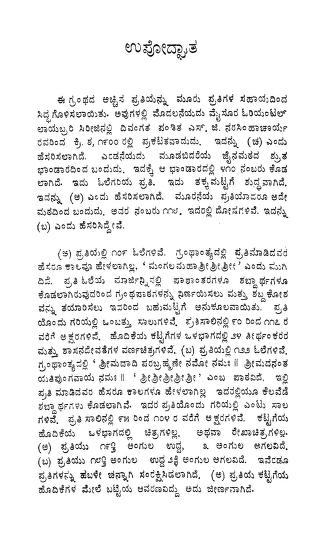
#> input picture uploads/02c1e1fa-75ab-4f1a-a761-d5e8dd7c79c7_Aadipuraana_-_K_G_Kundanakar_0017.jpg, 323 x 533 px
$ python -i kannada_image_preprocessor.py   (imports and definitions only)
#> lines starting #> are read from the running program, lines starting #| are printed output that depends on the picture; after the words box and inside, x2 and y2 are one past the last pixel; in counts of white or black regions, pixels touching at a corner belong together
#> further down, picture is the input picture: shape (533, 323, 3); min 0, max 255, mean 235.7
"""
Advanced Kannada-specific image preprocessing for OCR optimization.

This module provides aggressive preprocessing specifically tuned for historical Kannada magazines
with faded scans, skewed pages, ink bleed-through, and legacy fonts. The preprocessing pipeline
is designed to maximize Google Vision OCR accuracy while preserving delicate Kannada diacritics.
"""

try:
    import cv2
    import numpy as np
    HAS_OPENCV = True
except ImportError:
    cv2 = None
    np = None
    HAS_OPENCV = False

from PIL import Image
import logging
from typing import Tuple, Optional
import math

logger = logging.getLogger(__name__)

class KannadaImagePreprocessor:
    """
    Kannada-specific image preprocessing pipeline optimized for historical magazine scans.

    Key features:
    - Preserves thin vowel signs (ಿ, ೀ, ೆ, ೇ, etc.) from over-erosion
    - Handles faded/low-contrast magazine pages with CLAHE
    - Removes dark border artifacts common in old scans
    - Applies gentle deskewing to straighten tilted pages
    - Uses adaptive thresholding tuned for Kannada character recognition
    """

    def __init__(self):
        # Kannada-specific parameters tuned for vowel sign preservation
        self.clahe_clip_limit = 2.5  # Conservative to avoid over-enhancement
        self.clahe_grid_size = (12, 12)  # Larger grid for magazine pages

        # Morphological kernel sizes (small to preserve diacritics)
        self.noise_kernel_size = (2, 2)  # Minimal noise removal
        self.closing_kernel_size = (1, 2)  # Vertical emphasis for Kannada

        # Adaptive threshold parameters
        self.adaptive_block_size = 15  # Odd number for local adaptation
        self.adaptive_c = 4  # Conservative constant

        # Deskewing parameters
        self.max_skew_angle = 15.0  # Maximum correction angle
        self.min_contour_area = 100  # Minimum contour size for angle detection

    def preprocess_kannada_image(self, img: Image.Image) -> np.ndarray:
        """
        Main preprocessing pipeline for Kannada magazine scans.

        Args:
            img: PIL Image of a PDF page

        Returns:
            np.ndarray: High-contrast, binarized image ready for OCR
        """
        logger.debug("Starting Kannada-specific image preprocessing")

        try:
            # Convert PIL to OpenCV format (RGB -> BGR)
            opencv_img = cv2.cvtColor(np.array(img), cv2.COLOR_RGB2BGR)

            # Step 1: Initial size optimization for memory efficiency
            processed = self._resize_if_needed(opencv_img)

            # Step 2: Convert to grayscale with optimal weights for text
            gray = self._convert_to_grayscale(processed)

            # Step 3: Remove border artifacts common in magazine scans
            bordered_removed = self._remove_dark_borders(gray)

            # Step 4: Apply CLAHE for contrast enhancement (gentle for magazines)
            contrast_enhanced = self._apply_clahe(bordered_removed)

            # Step 5: Noise reduction while preserving fine details
            denoised = self._reduce_noise_preserve_text(contrast_enhanced)

            # Step 6: Deskew to correct tilted scans
            deskewed = self._deskew_image(denoised)

            # Step 7: Adaptive thresholding tuned for Kannada
            binarized = self._adaptive_threshold_kannada(deskewed)

            # Step 8: Final morphological cleanup (very conservative)
            final = self._final_morphological_cleanup(binarized)

            logger.debug("Kannada preprocessing completed successfully")
            return final

        except Exception as e:
            logger.error(f"Preprocessing failed: {e}")
            # Return simple grayscale conversion as fallback
            return cv2.cvtColor(np.array(img), cv2.COLOR_RGB2GRAY)

    def _resize_if_needed(self, img: np.ndarray, max_dimension: int = 2500) -> np.ndarray:
        """
        Resize image if too large, maintaining aspect ratio.
        Magazine scans are often very high resolution but don't need to be.
        """
#> called with max_dimension = 2500
        height, width = img.shape[:2]
#> height = 533; width = 323

        if max(height, width) > max_dimension:
            scale = max_dimension / max(height, width)
            new_width = int(width * scale)
            new_height = int(height * scale)

            # Use INTER_AREA for downscaling (best quality)
            resized = cv2.resize(img, (new_width, new_height), interpolation=cv2.INTER_AREA)
            logger.debug(f"Resized from {width}x{height} to {new_width}x{new_height}")
            return resized

        return img

    def _convert_to_grayscale(self, img: np.ndarray) -> np.ndarray:
        """
        Convert to grayscale with weights optimized for text recognition.
        Standard weights work well for most text, but we can fine-tune.
        """
        if len(img.shape) == 3:
            # Use standard weights but could be tuned for Kannada magazine ink
            gray = cv2.cvtColor(img, cv2.COLOR_BGR2GRAY)
        else:
            gray = img.copy()

        return gray

    def _remove_dark_borders(self, img: np.ndarray) -> np.ndarray:
        """
        Remove dark border artifacts common in scanned magazines.
        Old magazine scans often have dark edges that interfere with OCR.
        """
        h, w = img.shape
#> h = 533; w = 323

        # Create a mask to identify potential border regions
        # Check if corners are significantly darker than center
        corner_size = min(50, h//20, w//20)
#> corner_size = 16

        # Sample corner regions
        corners = [
            img[0:corner_size, 0:corner_size],  # Top-left
            img[0:corner_size, w-corner_size:w],  # Top-right
            img[h-corner_size:h, 0:corner_size],  # Bottom-left
            img[h-corner_size:h, w-corner_size:w]  # Bottom-right
        ]

        # Sample center region
        center_y, center_x = h//2, w//2
#> center_y = 266; center_x = 161
        center_region = img[center_y-corner_size:center_y+corner_size,
                          center_x-corner_size:center_x+corner_size]
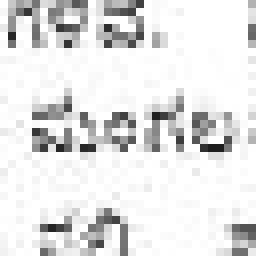
#> center_region: shape (32, 32) (shown 8 times larger); min 29, max 255, mean 228.4

        corner_mean = np.mean([np.mean(corner) for corner in corners])
#> corner_mean = 255
        center_mean = np.mean(center_region)
#> center_mean = 228.4

        # If corners are significantly darker, apply border removal
        if corner_mean < center_mean - 20:  # Threshold for "dark border"
            logger.debug(f"Dark border detected: corner={corner_mean:.1f}, center={center_mean:.1f}")

            # Create a border mask (more aggressive at edges)
            border_mask = np.ones_like(img, dtype=np.uint8)
            border_width = max(5, min(h//50, w//50))

            # Feather the border mask for smooth transition
            border_mask[0:border_width, :] = 0
            border_mask[h-border_width:h, :] = 0
            border_mask[:, 0:border_width] = 0
            border_mask[:, w-border_width:w] = 0

            # Apply Gaussian blur to create smooth transition
            border_mask = cv2.GaussianBlur(border_mask.astype(np.float32), (border_width*2+1, border_width*2+1), 0)

            # Blend original with center-intensity background
            background = np.full_like(img, center_mean)
            result = (img * border_mask + background * (1 - border_mask)).astype(np.uint8)

            return result

        return img

    def _apply_clahe(self, img: np.ndarray) -> np.ndarray:
        """
        Apply CLAHE (Contrast Limited Adaptive Histogram Equalization).
        This significantly improves faded magazine text while preventing over-enhancement.
        """
        clahe = cv2.createCLAHE(
            clipLimit=self.clahe_clip_limit,
            tileGridSize=self.clahe_grid_size
        )

        enhanced = clahe.apply(img)
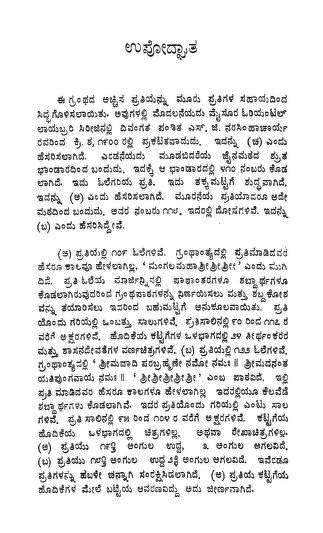
#> enhanced: shape (533, 323); min 1, max 255, mean 229.4
        logger.debug("Applied CLAHE for contrast enhancement")
        return enhanced

    def _reduce_noise_preserve_text(self, img: np.ndarray) -> np.ndarray:
        """
        Reduce noise while carefully preserving thin Kannada vowel signs.
        Uses bilateral filter which smooths while preserving edges.
        """
        # Bilateral filter is excellent for text - reduces noise but preserves edges
        # Parameters: d=5 (neighborhood), sigmaColor=50, sigmaSpace=50
        denoised = cv2.bilateralFilter(img, 5, 50, 50)

        # Optional: Very gentle median blur for speckle noise (only if needed)
        # We skip this by default to preserve thin diacritics
        # denoised = cv2.medianBlur(denoised, 3)

        logger.debug("Applied noise reduction with edge preservation")
        return denoised

    def _deskew_image(self, img: np.ndarray) -> np.ndarray:
        """
        Detect and correct skew in scanned pages.
        Uses contour-based method that's robust for magazine layouts.
        """
        try:
            # Create binary image for contour detection
            _, binary = cv2.threshold(img, 0, 255, cv2.THRESH_BINARY + cv2.THRESH_OTSU)
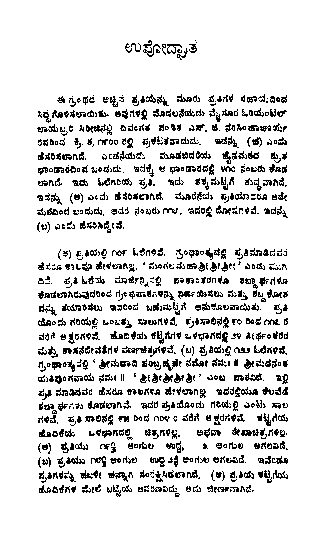
#> binary: shape (533, 323); 87.9% white; black in thin lines or dots, all inside (x1, y1, x2, y2) = (37, 40, 288, 497)

            # Find contours (text lines/characters)
            contours, _ = cv2.findContours(binary, cv2.RETR_EXTERNAL, cv2.CHAIN_APPROX_SIMPLE)
#> contours = [[[0, 0], [0, 532], [322, 532], [322, 0]]]

            # Filter contours by area to get text elements
            text_contours = [cnt for cnt in contours if cv2.contourArea(cnt) > self.min_contour_area]
#> text_contours = [[[0, 0], [0, 532], [322, 532], [322, 0]]]

            if len(text_contours) < 10:  # Need enough contours for reliable detection
                logger.debug("Insufficient contours for skew detection")
                return img

            # Calculate angles from text contours
            angles = []
            for contour in text_contours:
                # Get minimum area rectangle
                rect = cv2.minAreaRect(contour)
                angle = rect[2]

                # Normalize angle to [-45, 45] range
                if angle < -45:
                    angle = -(90 + angle)
                else:
                    angle = -angle

                # Only consider reasonable skew angles
                if abs(angle) <= self.max_skew_angle:
                    angles.append(angle)

            if not angles:
                logger.debug("No valid skew angles detected")
                return img

            # Use median angle for robustness
            skew_angle = np.median(angles)

            # Only correct if angle is significant
            if abs(skew_angle) > 0.5:  # Minimum threshold for correction
                logger.debug(f"Correcting skew angle: {skew_angle:.2f} degrees")

                # Calculate rotation matrix
                h, w = img.shape
                center = (w // 2, h // 2)
                rotation_matrix = cv2.getRotationMatrix2D(center, skew_angle, 1.0)

                # Calculate new bounding dimensions
                cos_angle = abs(rotation_matrix[0, 0])
                sin_angle = abs(rotation_matrix[0, 1])
                new_w = int((h * sin_angle) + (w * cos_angle))
                new_h = int((h * cos_angle) + (w * sin_angle))

                # Adjust rotation matrix for new center
                rotation_matrix[0, 2] += (new_w / 2) - center[0]
                rotation_matrix[1, 2] += (new_h / 2) - center[1]

                # Apply rotation
                rotated = cv2.warpAffine(
                    img, rotation_matrix, (new_w, new_h),
                    flags=cv2.INTER_LINEAR,
                    borderMode=cv2.BORDER_CONSTANT,
                    borderValue=255  # White background
                )

                return rotated
            else:
                logger.debug(f"Skew angle {skew_angle:.2f}° too small, skipping correction")

        except Exception as e:
            logger.warning(f"Skew correction failed: {e}")

        return img

    def _adaptive_threshold_kannada(self, img: np.ndarray) -> np.ndarray:
        """
        Apply adaptive thresholding optimized for Kannada text.
        Parameters are tuned to handle varying lighting in magazine scans.
        """
        # Adaptive threshold with Gaussian weighting
        binary = cv2.adaptiveThreshold(
            img,
            255,  # Max value
            cv2.ADAPTIVE_THRESH_GAUSSIAN_C,  # Adaptive method
            cv2.THRESH_BINARY,  # Threshold type
            self.adaptive_block_size,  # Block size (must be odd)
            self.adaptive_c  # Constant subtracted from mean
        )
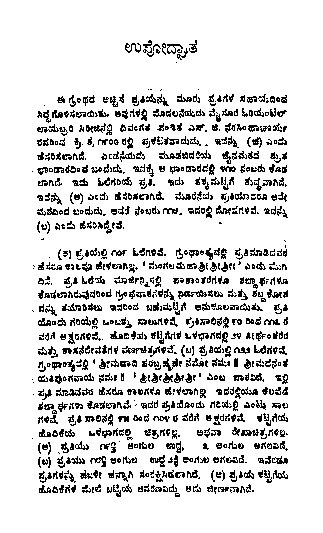
#> binary: shape (533, 323); 86.9% white; black in thin lines or dots, all inside (x1, y1, x2, y2) = (32, 40, 288, 497)

        logger.debug("Applied adaptive thresholding for Kannada text")
        return binary

    def _final_morphological_cleanup(self, img: np.ndarray) -> np.ndarray:
        """
        Final morphological operations to clean up the binary image.
        Very conservative to preserve thin Kannada vowel signs.
        """
        # Small closing operation to connect broken character parts
        # Use a small vertical-oriented kernel since Kannada has vertical elements
        kernel_close = cv2.getStructuringElement(cv2.MORPH_ELLIPSE, self.closing_kernel_size)
        closed = cv2.morphologyEx(img, cv2.MORPH_CLOSE, kernel_close)
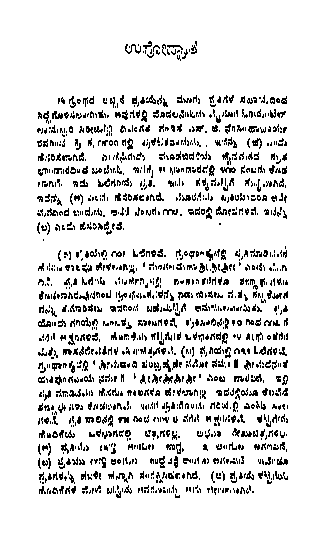
#> closed: shape (533, 323); 88.2% white; black in thin lines or dots, all inside (x1, y1, x2, y2) = (37, 41, 288, 498)

        # Very gentle opening to remove tiny noise specks
        kernel_open = cv2.getStructuringElement(cv2.MORPH_ELLIPSE, self.noise_kernel_size)
        cleaned = cv2.morphologyEx(closed, cv2.MORPH_OPEN, kernel_open)
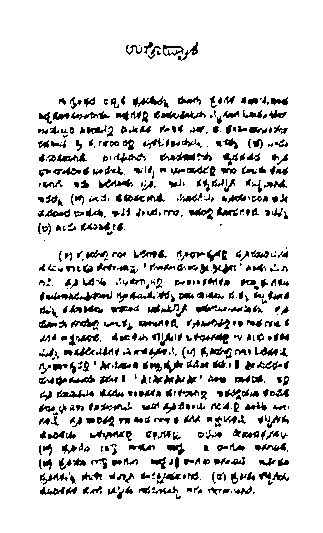
#> cleaned: shape (533, 323); 87.2% white; black in thin lines or dots, all inside (x1, y1, x2, y2) = (38, 42, 289, 499)

        logger.debug("Applied final morphological cleanup")
        return cleaned


# Convenience function for easy integration
# [75 lines left out: functions preprocess_kannada_image, preprocess_kannada_image_aggressive, preprocess_kannada_image_gentle, not called in this run]

>>> import cv2
>>> picture = cv2.cvtColor(cv2.imread('../../uploads/02c1e1fa-75ab-4f1a-a761-d5e8dd7c79c7_Aadipuraana_-_K_G_Kundanakar_0017.jpg'), cv2.COLOR_BGR2RGB)
>>> result = KannadaImagePreprocessor().preprocess_kannada_image(picture)

$ run again, on uploads/02c1e1fa-75ab-4f1a-a761-d5e8dd7c79c7_Aadipuraana_-_K_G_Kundanakar_0019.jpg
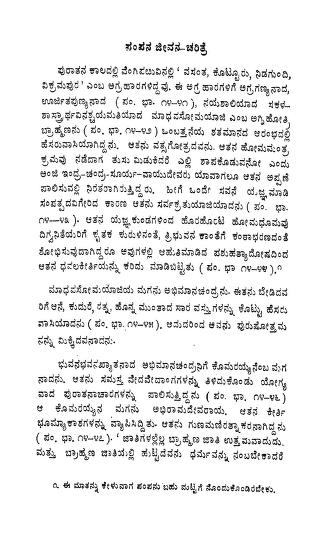
#> input picture uploads/02c1e1fa-75ab-4f1a-a761-d5e8dd7c79c7_Aadipuraana_-_K_G_Kundanakar_0019.jpg, 323 x 533 px
#> picture is the input picture: shape (533, 323, 3); min 0, max 255, mean 234.5
#> corner_mean = 255
#> center_mean = 224.8
#> in _deskew_image, `_, binary = cv2.threshold(img, 0, 255, cv2.THRESH_BINARY + cv2.THRESH_..`:
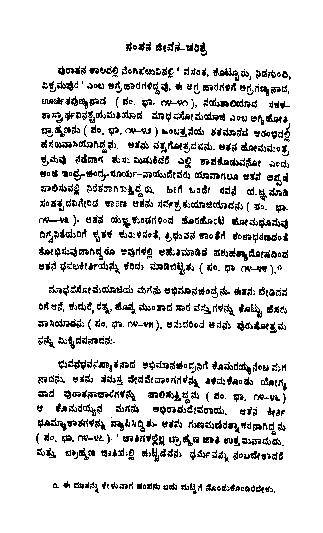
#> binary: shape (533, 323); 87.9% white; black in thin lines or dots, all inside (x1, y1, x2, y2) = (36, 42, 291, 494)
#> contours = [[[0, 0], [0, 532], [322, 532], [322, 0]]]
#> closed: shape (533, 323); 88.3% white; black in thin lines or dots, all inside (x1, y1, x2, y2) = (33, 43, 291, 495)
#> in _final_morphological_cleanup, `cleaned = cv2.morphologyEx(closed, cv2.MORPH_OPEN, kernel_open)`:
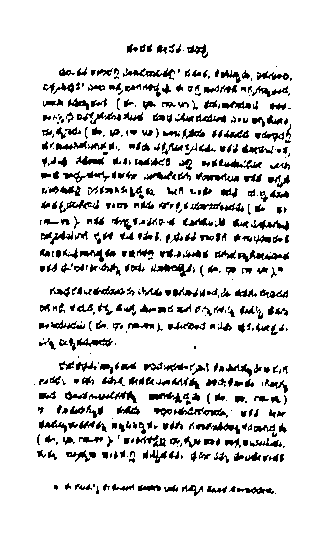
#> cleaned: shape (533, 323); 87.2% white; black in thin lines or dots, all inside (x1, y1, x2, y2) = (34, 44, 292, 496)

$ run again, on uploads/02c1e1fa-75ab-4f1a-a761-d5e8dd7c79c7_Aadipuraana_-_K_G_Kundanakar_0023.jpg
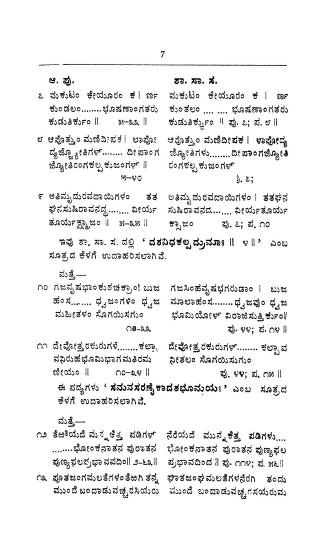
#> input picture uploads/02c1e1fa-75ab-4f1a-a761-d5e8dd7c79c7_Aadipuraana_-_K_G_Kundanakar_0023.jpg, 323 x 533 px
#> picture is the input picture: shape (533, 323, 3); min 0, max 255, mean 238.9
#> corner_mean = 255
#> center_mean = 244.2
#> in _deskew_image, `_, binary = cv2.threshold(img, 0, 255, cv2.THRESH_BINARY + cv2.THRESH_..`:
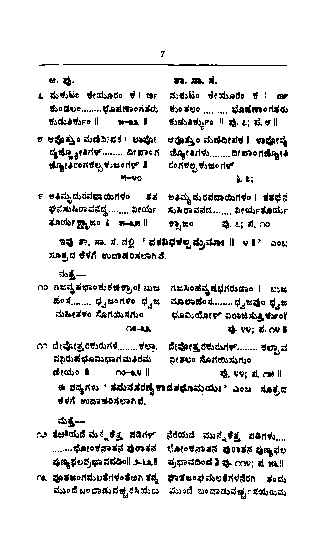
#> binary: shape (533, 323); 90.6% white; black in thin lines or dots, all inside (x1, y1, x2, y2) = (37, 51, 288, 499)
#> contours = [[[0, 0], [0, 532], [322, 532], [322, 0]]]
#> closed: shape (533, 323); 90.8% white; black in thin lines or dots, all inside (x1, y1, x2, y2) = (36, 52, 288, 500)
#> in _final_morphological_cleanup, `cleaned = cv2.morphologyEx(closed, cv2.MORPH_OPEN, kernel_open)`:
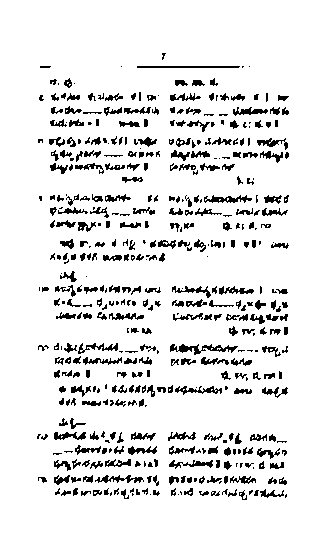
#> cleaned: shape (533, 323); 90.1% white; black in thin lines or dots, all inside (x1, y1, x2, y2) = (37, 53, 289, 500)

$ run again, on uploads/02c1e1fa-75ab-4f1a-a761-d5e8dd7c79c7_Aadipuraana_-_K_G_Kundanakar_0026.jpg
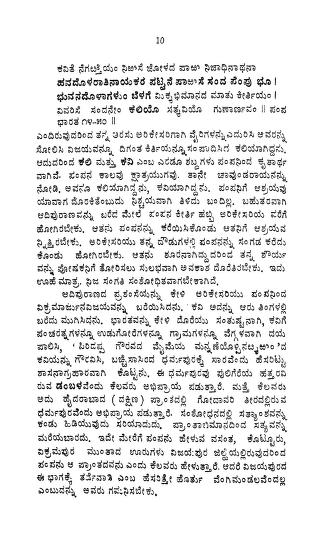
#> input picture uploads/02c1e1fa-75ab-4f1a-a761-d5e8dd7c79c7_Aadipuraana_-_K_G_Kundanakar_0026.jpg, 323 x 533 px
#> picture is the input picture: shape (533, 323, 3); min 0, max 255, mean 231.4
#> corner_mean = 255
#> center_mean = 214.1
#> in _deskew_image, `_, binary = cv2.threshold(img, 0, 255, cv2.THRESH_BINARY + cv2.THRESH_..`:
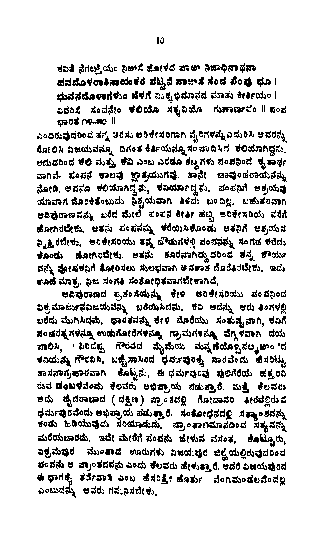
#> binary: shape (533, 323); 85.8% white; black in thin lines or dots, all inside (x1, y1, x2, y2) = (37, 37, 287, 498)
#> contours = [[[0, 0], [0, 532], [322, 532], [322, 0]]]
#> closed: shape (533, 323); 86.2% white; black in thin lines or dots, all inside (x1, y1, x2, y2) = (36, 38, 287, 499)
#> in _final_morphological_cleanup, `cleaned = cv2.morphologyEx(closed, cv2.MORPH_OPEN, kernel_open)`:
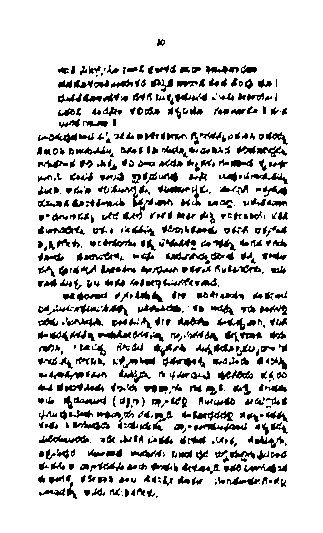
#> cleaned: shape (533, 323); 84.8% white; 567 black regions (125 under 20 px), largest, box (x1, y1, x2, y2) and area: (39, 435, 89, 443) 211, (194, 423, 247, 432) 209, (193, 411, 233, 421) 197
